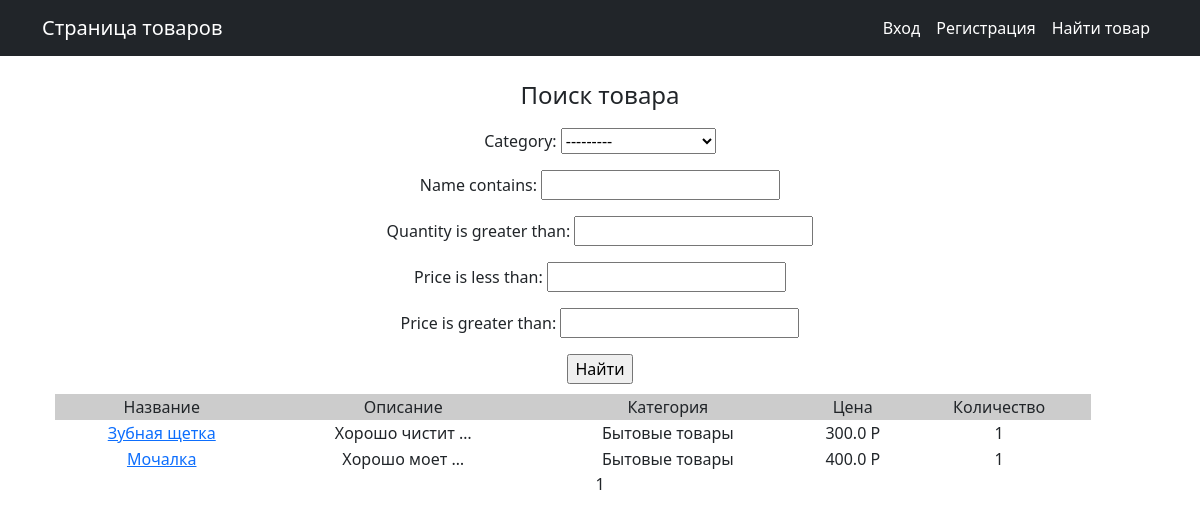
The app's page /search/, older data.
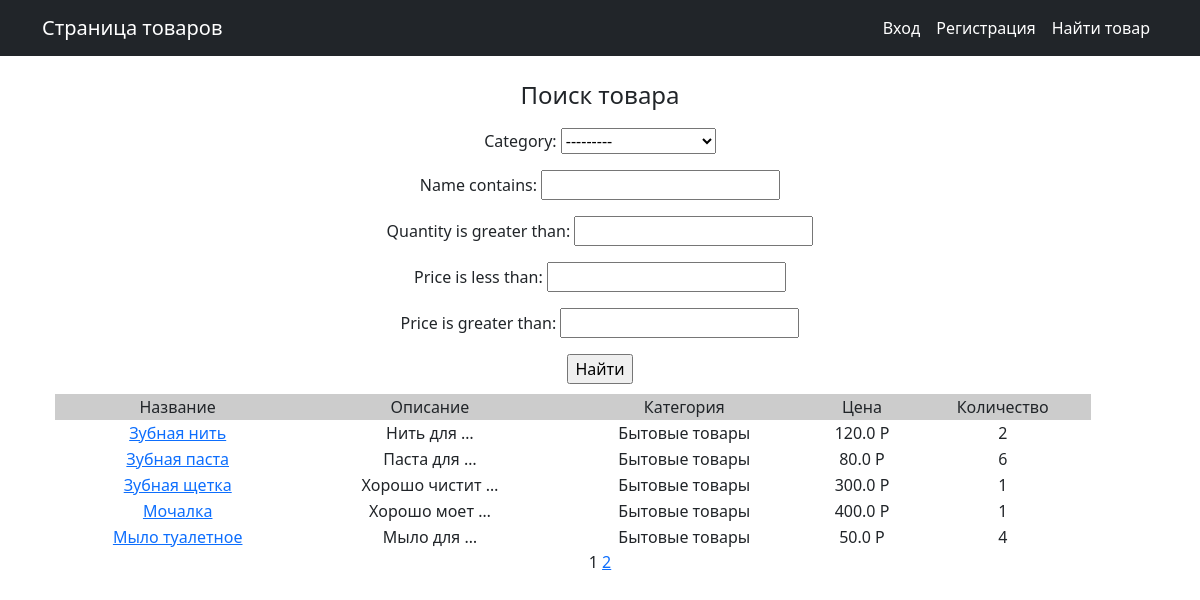
The same page, newer data.
### product/models.py (models this page shows, shortened)
class Product(models.Model):
    name = models.CharField(
        max_length=50,
        unique=True,  # названия товаров не должны повторяться
    )
    description = models.TextField()
    quantity = models.IntegerField(
        validators=[MinValueValidator(0)],
    )
    category = models.ForeignKey(
        to='Category',
        on_delete=models.CASCADE,
        related_name='products',  # все продукты в категории будут доступны через поле products
    )
    price = models.FloatField(
        validators=[MinValueValidator(0.0)],
    )

class Category(models.Model):
    name = models.CharField(max_length=100, unique=True)
    def __str__(self):
        return self.name.title()

### product/views.py (the view)
# urls.py: path('search/', ProductSearch.as_view(), name='product_search'),
class ProductSearch(ListView):
    model = Product
    ordering = 'name'
    template_name = 'search.html'
    context_object_name = 'products'
    paginate_by = 5
    def get_queryset(self):
        queryset = super().get_queryset()
        self.filterset = ProductFilter(self.request.GET, queryset)
        return self.filterset.qs
    def get_context_data(self, **kwargs):
        context = super().get_context_data(**kwargs)
        context['filterset'] = self.filterset
        return context

### product/templatetags/custom_filters.py (called while the page is built)
@register.filter()
def currency(value, code='rub'):
   postfix = CURRENCIES_SYMBOLS[code]
   return f'{value} {postfix}'

### product/templatetags/custom_tags.py (called while the page is built)
@register.simple_tag(takes_context=True)
def url_replace(context, **kwargs):
   d = context['request'].GET.copy()
   for k, v in kwargs.items():
       d[k] = v
   return d.urlencode()

### templates/search.html (shortened to what this page needs)
{% extends 'flatpages/default.html' %}
{% load custom_filters %}
{% load custom_tags %}
{% block content %}
<h4> Поиск товара </h4>
<div style="padding: 10px;">
<form action="" method="get">
    {{ filterset.form.as_p }}
    <input type="submit" value="Найти" />
</form>
</div>
{% if products %}
<div class="content">
    <table  width="95%">
        <tr bgcolor="#CCCCCC">
            <td>Название</td>
            <td>Описание</td>
            <td>Категория</td>
            <td>Цена</td>
            <td>Количество</td>
        </tr>
    {% for product in products %}
        <tr>
            <td><a href="{% url 'product_detail' product.id %}">{{ product.name }}</a></td>
            <td>{{ product.description|truncatewords:2 }}</td>
            <td>{{ product.category.name }}</td>
            <td>{{ product.price|currency:"rub" }}</td>
            <td>{{ product.quantity }}</td>
        </tr>
    {% endfor %}
    </table>
</div>
    {% else %}
    <h4>Товаров нет!</h4>
{% endif %}
   {{ page_obj.number }}
   {% if page_obj.has_next %}
       <a href="?{% url_replace page=page_obj.next_page_number %}">{{ page_obj.next_page_number }}</a>
   {% endif %}
{% endblock content %}

Row changes from the older to the newer data that the page shows:
added Product: name "Зубная нить", description "Нить для …", category.name "Бытовые товары", price "120.0 Р", quantity "2"
added Product: name "Зубная паста", description "Паста для …", category.name "Бытовые товары", price "80.0 Р", quantity "6"
added Product: name "Мыло туалетное", description "Мыло для …", category.name "Бытовые товары", price "50.0 Р", quantity "4"
Text that changed along with them:
{{ page_obj.next_page_number }}: (not shown) → "2"
